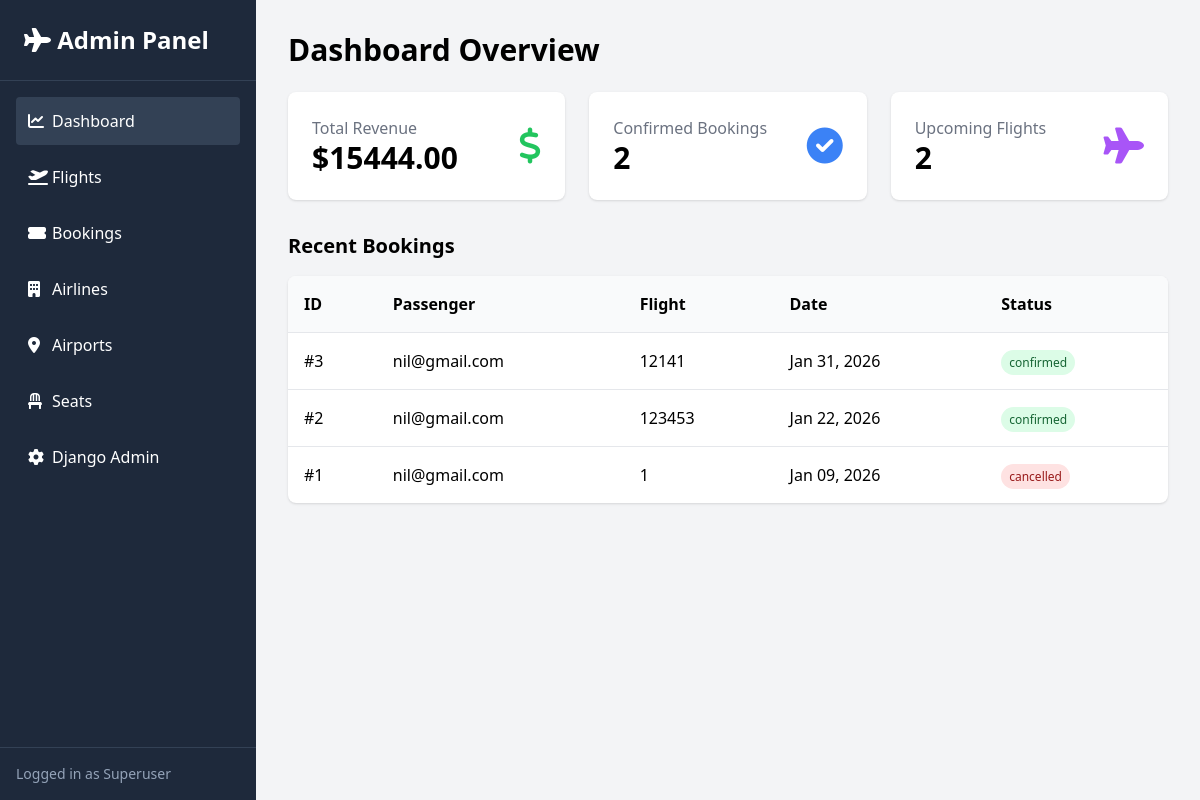
The page /admin-panel/admin-dashboard/ (signed in) on the database its author committed.
### roombook/models.py (models this page shows, shortened)
class Booking(models.Model):
    user = models.ForeignKey(
        User,
        on_delete=models.CASCADE,
        related_name="bookings"
    )
    flight = models.ForeignKey(
        Flight, on_delete=models.CASCADE
    )
    seat = models.OneToOneField(
        Seat, on_delete=models.PROTECT
    )
    passenger_name = models.CharField(max_length=200)
    passenger_email = models.EmailField()
    status = models.CharField(
        max_length=20,
        choices=[
            ('pending', 'Pending'),
            ('confirmed', 'Confirmed'),
            ('cancelled', 'Cancelled'),
        ],
        default='pending'
    )
    created_at = models.DateTimeField(auto_now_add=True
    )

class Flight(models.Model):
    airline = models.ForeignKey(Airline, on_delete=models.CASCADE)
    flight_number = models.CharField(max_length=10)
    origin = models.ForeignKey(
        Airport, related_name='departures', on_delete=models.CASCADE
    )
    destination = models.ForeignKey(
        Airport, related_name='arrivals', on_delete=models.CASCADE
    )
    departure = models.DateTimeField()
    arrival = models.DateTimeField()
    duration = models.DurationField(null=True, blank=True)
    price = models.DecimalField(max_digits=8, decimal_places=2)
    available_seats = models.PositiveIntegerField(default=0)
    status = models.CharField(
        max_length=20,
        choices=[
            ('scheduled', 'Scheduled'),
            ('delayed', 'Delayed'),
            ('cancelled', 'Cancelled'),
        ],
        default='scheduled'
    )
    class Meta:
        unique_together = ('airline', 'flight_number', 'departure')

### roombook/admin_views.py (the view)
@user_passes_test(is_superuser)
def admin_dashboard_home(request):
    total_bookings = Booking.objects.filter(status='confirmed').count()
    total_revenue = Booking.objects.filter(status='confirmed').aggregate(Sum('flight__price'))['flight__price__sum'] or 0
    upcoming_flights = Flight.objects.filter(departure__gte=timezone.now()).count()
    recent_bookings = Booking.objects.select_related('user', 'flight').order_by('-created_at')[:5]
    context = {
        'total_bookings': total_bookings,
        'total_revenue': total_revenue,
        'upcoming_flights': upcoming_flights,
        'recent_bookings': recent_bookings,
    }
    return render(request, 'admin_dashboard/dashboard.html', context)

### roombook/admin_views.py (called while the page is built)
def is_superuser(user):
    return user.is_superuser

### roombook/templates/admin_dashboard/dashboard.html
{% extends 'admin_dashboard/base.html' %}
{% block content %}
<h1 class="text-3xl font-bold mb-6">Dashboard Overview</h1>
<div class="grid grid-cols-1 md:grid-cols-3 gap-6 mb-8">
    <div class="bg-white p-6 rounded-lg shadow">
        <div class="flex justify-between items-center">
            <div>
                <p class="text-gray-500">Total Revenue</p>
                <p class="text-3xl font-bold">${{ total_revenue|floatformat:2 }}</p>
            </div>
            <i class="fas fa-dollar-sign text-4xl text-green-500"></i>
        </div>
    </div>
    <div class="bg-white p-6 rounded-lg shadow">
        <div class="flex justify-between items-center">
            <div>
                <p class="text-gray-500">Confirmed Bookings</p>
                <p class="text-3xl font-bold">{{ total_bookings }}</p>
            </div>
            <i class="fas fa-check-circle text-4xl text-blue-500"></i>
        </div>
    </div>
    <div class="bg-white p-6 rounded-lg shadow">
        <div class="flex justify-between items-center">
            <div>
                <p class="text-gray-500">Upcoming Flights</p>
                <p class="text-3xl font-bold">{{ upcoming_flights }}</p>
            </div>
            <i class="fas fa-plane text-4xl text-purple-500"></i>
        </div>
    </div>
</div>
<h2 class="text-xl font-bold mb-4">Recent Bookings</h2>
<div class="bg-white rounded-lg shadow overflow-hidden">
    <table class="w-full text-left">
        <thead class="bg-gray-50">
            <tr>
                <th class="p-4">ID</th>
                <th class="p-4">Passenger</th>
                <th class="p-4">Flight</th>
                <th class="p-4">Date</th>
                <th class="p-4">Status</th>
            </tr>
        </thead>
        <tbody>
            {% for booking in recent_bookings %}
            <tr class="border-t">
                <td class="p-4">#{{ booking.id }}</td>
                <td class="p-4">{{ booking.passenger_name }}</td>
                <td class="p-4">{{ booking.flight.flight_number }}</td>
                <td class="p-4">{{ booking.flight.departure|date:"M d, Y" }}</td>
                <td class="p-4">
                    <span class="px-2 py-1 text-xs rounded-full
                        {% if booking.status == 'confirmed' %}bg-green-100 text-green-800
                        {% elif booking.status == 'cancelled' %}bg-red-100 text-red-800
                        {% else %}bg-yellow-100 text-yellow-800{% endif %}">
                        {{ booking.status }}
                    </span>
                </td>
            </tr>
            {% empty %}
            <tr><td colspan="5" class="p-4 text-center text-gray-500">No bookings yet.</td></tr>
            {% endfor %}
        </tbody>
    </table>
</div>
{% endblock %}

### roombook/templates/admin_dashboard/base.html (shortened to what this page needs)
<!DOCTYPE html>
<html lang="en">
<head>
    <script src="https://cdn.tailwindcss.com"></script>
    <link rel="stylesheet" href="https://cdnjs.cloudflare.com/ajax/libs/font-awesome/6.0.0/css/all.min.css">
</head>
<body class="bg-gray-100 font-sans">
    <div class="flex h-screen">
        <aside class="w-64 bg-slate-800 text-white flex flex-col">
            <div class="p-6 text-2xl font-bold border-b border-slate-700">
                <i class="fas fa-plane"></i> Admin Panel
            </div>
            <nav class="flex-1 p-4 space-y-2">
                <a href="{% url 'admin_dashboard_home' %}" class="flex items-center p-3 rounded hover:bg-slate-700 transition {% if request.resolver_match.url_name == 'admin_dashboard_home' %}bg-slate-700{% endif %}">
                    <i class="fas fa-chart-line w-6"></i> Dashboard
                </a>
                <a href="{% url 'admin_flight_list' %}" class="flex items-center p-3 rounded hover:bg-slate-700 transition {% if 'flight' in request.resolver_match.url_name %}bg-slate-700{% endif %}">
                    <i class="fas fa-plane-departure w-6"></i> Flights
                </a>
                <a href="{% url 'admin_booking_list' %}" class="flex items-center p-3 rounded hover:bg-slate-700 transition {% if 'booking' in request.resolver_match.url_name %}bg-slate-700{% endif %}">
                    <i class="fas fa-ticket-alt w-6"></i> Bookings
                </a>
                <a href="{% url 'admin_airline_list' %}" class="flex items-center p-3 rounded hover:bg-slate-700 transition {% if 'airline' in request.resolver_match.url_name %}bg-slate-700{% endif %}">
                    <i class="fas fa-building w-6"></i> Airlines
                </a>
                <a href="{% url 'admin_airport_list' %}" class="flex items-center p-3 rounded hover:bg-slate-700 transition {% if 'airport' in request.resolver_match.url_name %}bg-slate-700{% endif %}">
                    <i class="fas fa-map-marker-alt w-6"></i> Airports
                </a>
                <a href="{% url 'admin_seat_list' %}" class="flex items-center p-3 rounded hover:bg-slate-700 transition {% if 'seat' in request.resolver_match.url_name %}bg-slate-700{% endif %}">
                    <i class="fas fa-chair w-6"></i> Seats
                </a>
                <a href="/admin" class="flex items-center p-3 rounded hover:bg-slate-700 transition">
                    <i class="fas fa-cog w-6"></i> Django Admin
                </a>
            </nav>
            <div class="p-4 border-t border-slate-700">
                <p class="text-sm text-slate-400">Logged in as Superuser</p>
            </div>
        </aside>
        <main class="flex-1 overflow-y-auto p-8">
            {% block content %}{% endblock %}
        </main>
    </div>
</body>
</html>

### rows shown on the page
Booking: id "3", passenger_name "nil@gmail.com", flight.flight_number "12141", flight.departure "Jan 31, 2026", status "confirmed"
Booking: id "2", passenger_name "nil@gmail.com", flight.flight_number "123453", flight.departure "Jan 22, 2026", status "confirmed"
Booking: id "1", passenger_name "nil@gmail.com", flight.flight_number "1", flight.departure "Jan 09, 2026", status "cancelled"

### other values the page prints
{{ total_revenue|floatformat:2 }} "15444.00"
{{ total_bookings }} "2"
{{ upcoming_flights }} "2"
